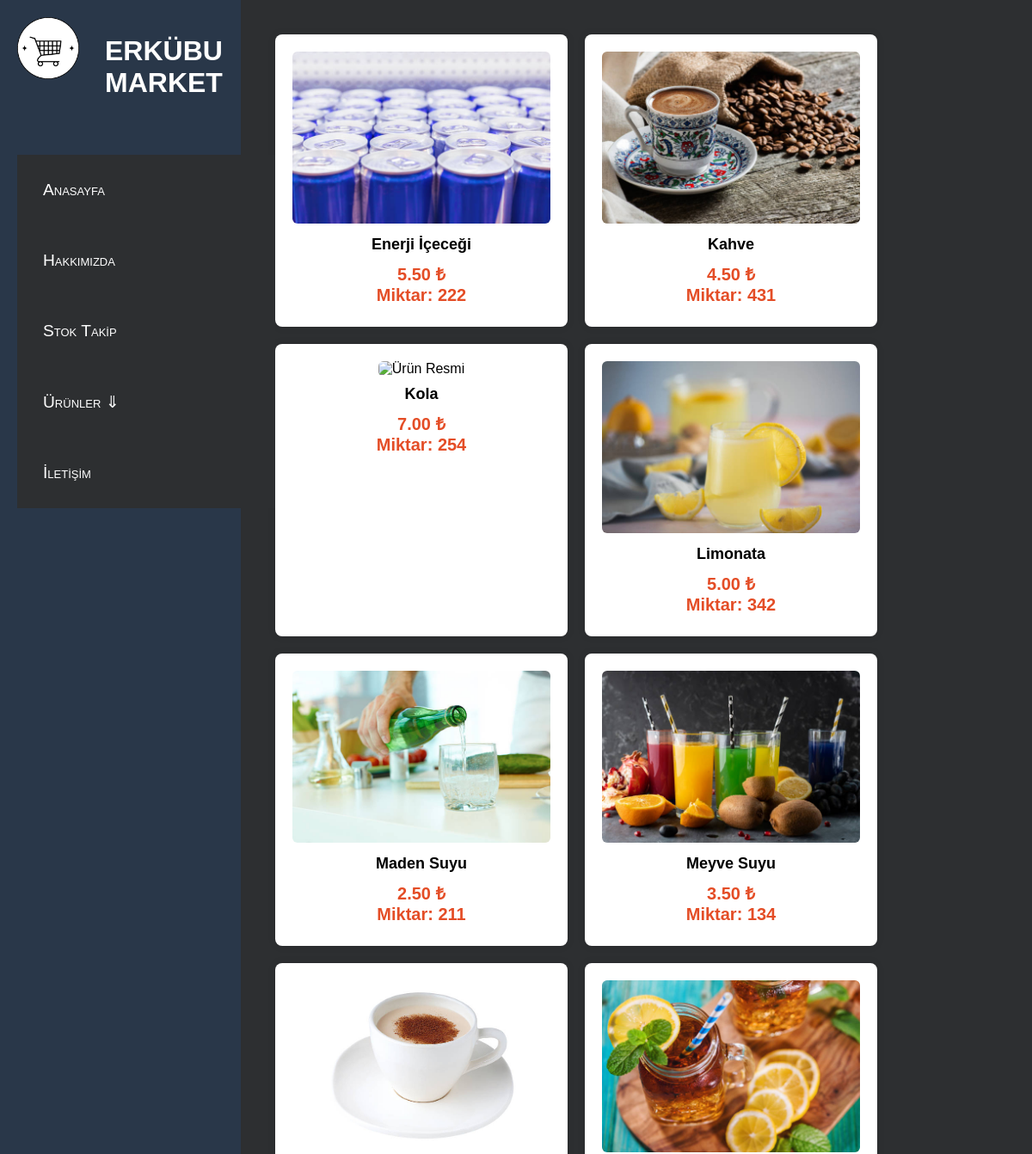
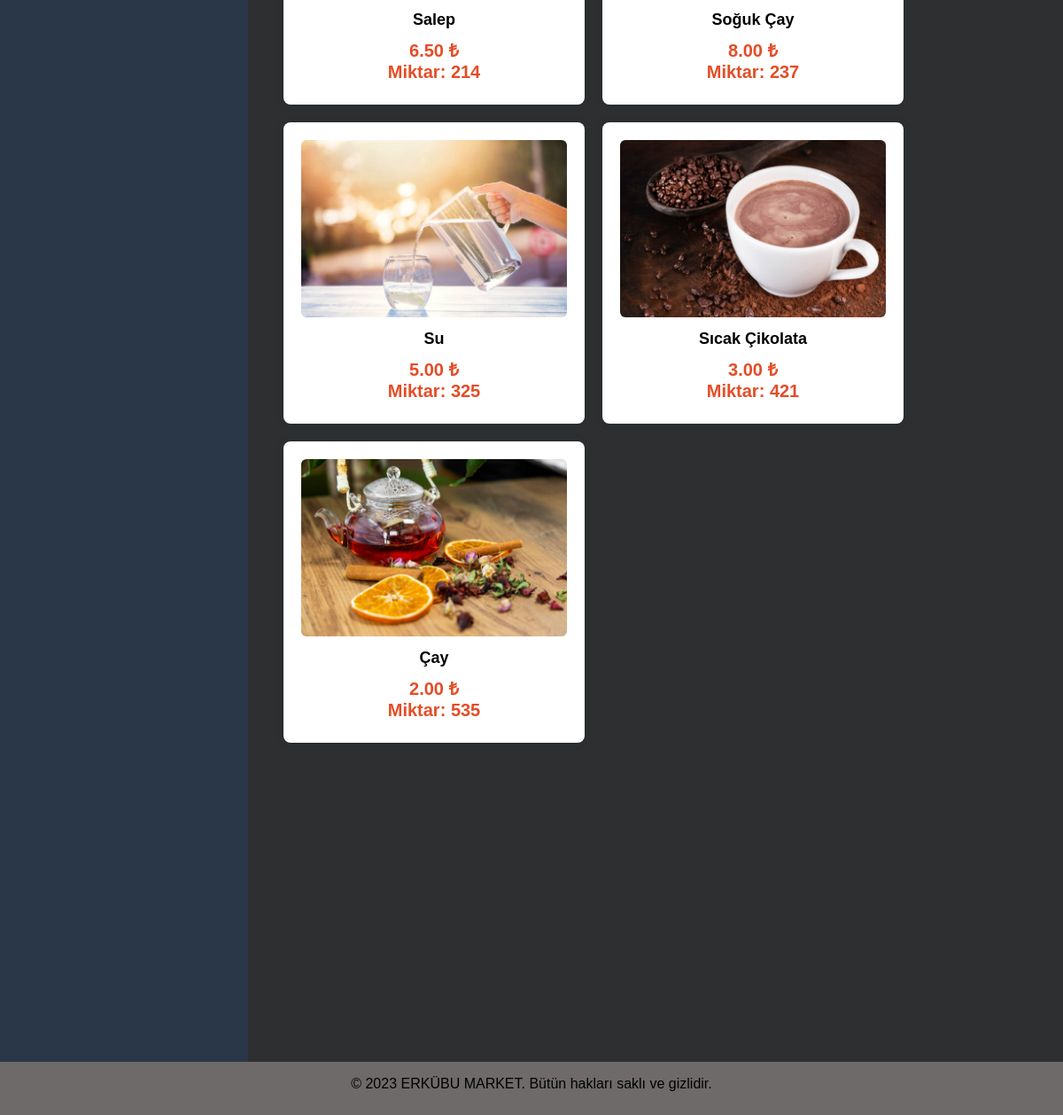
Screenshot of /VERİTABANI_PROJE/icecekler.php with the database file from the repository (2 pictures, top to bottom).
### tables this page shows
CREATE TABLE `icecekler` (
  `icid` int(11) NOT NULL,
  `icurun_adi` varchar(20) NOT NULL,
  `icmiktar` varchar(20) NOT NULL
);

### VERİTABANI_PROJE/icecekler.php (the view, shortened to what this page needs)
<?php
include "conn.php";
$sql1 = "SELECT * FROM icecekler WHERE icurun_adi='enerji içeceği'";
$result1 = $conn->query($sql1);
$sql2 = "SELECT * FROM icecekler WHERE icurun_adi='kahve'";
$result2 = $conn->query($sql2);
$sql3 = "SELECT * FROM icecekler WHERE icurun_adi='kola'";
$result3 = $conn->query($sql3);
$sql4 = "SELECT * FROM icecekler WHERE icurun_adi='limonata'";
$result4 = $conn->query($sql4);
$sql5 = "SELECT * FROM icecekler WHERE icurun_adi='maden suyu'";
$result5 = $conn->query($sql5);
$sql6 = "SELECT * FROM icecekler WHERE icurun_adi='meyve suyu'";
$result6 = $conn->query($sql6);
$sql7 = "SELECT * FROM icecekler WHERE icurun_adi='salep'";
$result7 = $conn->query($sql7);
$sql8 = "SELECT * FROM icecekler WHERE icurun_adi='soğuk çay'";
$result8 = $conn->query($sql8);
$sql9 = "SELECT * FROM icecekler WHERE icurun_adi='su'";
$result9 = $conn->query($sql9);
$sql10 = "SELECT * FROM icecekler WHERE icurun_adi='sıcak çikolata'";
$result10 = $conn->query($sql10);
$sql11 = "SELECT * FROM icecekler WHERE icurun_adi='çay'";
$result11 = $conn->query($sql11);
?>
<!DOCTYPE html>
<html lang="tr">
<head>
    <link rel="stylesheet" href="styles.css">
</head>
<body>
    <div class="container">
        <div class="soltartaf">
            <div class="solust">
                <div class="logo">
                    <img src="fotolar/logo.png" alt="Logo">
                </div>
                <div class="site-isim">
                    <h1>ERKÜBU MARKET</h1>
                </div>
            </div>
            <nav>
                <span><a href="index.php" >Anasayfa</a></span>
                <span><a href="hakkımızda.html" >Hakkımızda</a></span>
                <span><a href="stoktakip.php" >Stok Takip</a></span>
                <label for="touch"><span>Ürünler    ⇓</span></label>
                <span><a href="iletisim.html" >İletişim</a></span>
              </nav>
        </div>
    <div class="sagtaraf" >
            <div class="uicerik">
                <div class="icerik-kutu">
                    <img src="fotolar/içecek çeşitleri/enerji içeceği.jpg" alt="Ürün Resmi" class="kutu-image">
                    <div class="kutu-baslık">Enerji İçeceği</div>
                    <div class="kutu-fiyat">5.50 ₺<br> Miktar:
                    <?php
                    if ($result1->num_rows > 0) {
                        while ($row = $result1->fetch_assoc()) {
                            echo "<tr><td>" . $row["icmiktar"] . "</td></tr>";
                        }
                    } else {
                        echo "<tr><td colspan='2'>Stok bulunamadı.</td></tr>";
                    }
            ?></div>
                </div>
                <div class="icerik-kutu">
                    <img src="fotolar/içecek çeşitleri/kahve.jpg" alt="Ürün Resmi" class="kutu-image">
                    <div class="kutu-baslık">Kahve</div>
                    <div class="kutu-fiyat">4.50 ₺<br> Miktar:
                    <?php
                    if ($result2->num_rows > 0) {
                        while ($row = $result2->fetch_assoc()) {
                            echo "<tr><td>" . $row["icmiktar"] . "</td></tr>";
                        }
                    } else {
                        echo "<tr><td colspan='2'>Stok bulunamadı.</td></tr>";
                    }
            ?></div>
                </div>
                <div class="icerik-kutu">
                    <img src="fotolar/içecek çeşitleri/kola.jpg" alt="Ürün Resmi" class="kutu-image">
                    <div class="kutu-baslık">Kola</div>
                    <div class="kutu-fiyat">7.00 ₺<br> Miktar:
                    <?php
                    if ($result3->num_rows > 0) {
                        while ($row = $result3->fetch_assoc()) {
                            echo "<tr><td>" . $row["icmiktar"] . "</td></tr>";
                        }
                    } else {
                        echo "<tr><td colspan='2'>Stok bulunamadı.</td></tr>";
                    }
            ?></div>
                </div>
                <div class="icerik-kutu">
                    <img src="fotolar/içecek çeşitleri/limonata.jpg" alt="Ürün Resmi" class="kutu-image">
                    <div class="kutu-baslık">Limonata</div>
                    <div class="kutu-fiyat">5.00 ₺<br> Miktar:
                    <?php
                    if ($result4->num_rows > 0) {
                        while ($row = $result4->fetch_assoc()) {
                            echo "<tr><td>" . $row["icmiktar"] . "</td></tr>";
                        }
                    } else {
                        echo "<tr><td colspan='2'>Stok bulunamadı.</td></tr>";
                    }
            ?></div>
                </div>
                <div class="icerik-kutu">
                    <img src="fotolar/içecek çeşitleri/maden suyu.jpg" alt="Ürün Resmi" class="kutu-image">
                    <div class="kutu-baslık">Maden Suyu</div>
                    <div class="kutu-fiyat">2.50 ₺<br> Miktar:
                    <?php
                    if ($result5->num_rows > 0) {
                        while ($row = $result5->fetch_assoc()) {
                            echo "<tr><td>" . $row["icmiktar"] . "</td></tr>";
                        }
                    } else {
                        echo "<tr><td colspan='2'>Stok bulunamadı.</td></tr>";
                    }
            ?></div>
                </div>
                <div class="icerik-kutu">
                    <img src="fotolar/içecek çeşitleri/meyve suyu.jpg" alt="Ürün Resmi" class="kutu-image">
                    <div class="kutu-baslık">Meyve Suyu</div>
                    <div class="kutu-fiyat">3.50 ₺<br> Miktar:
                    <?php
                    if ($result6->num_rows > 0) {
                        while ($row = $result6->fetch_assoc()) {
                            echo "<tr><td>" . $row["icmiktar"] . "</td></tr>";
                        }
                    } else {
                        echo "<tr><td colspan='2'>Stok bulunamadı.</td></tr>";
                    }
            ?></div>
                </div>
                <div class="icerik-kutu">
                    <img src="fotolar/içecek çeşitleri/sahlep.jpg" alt="Ürün Resmi" class="kutu-image">
                    <div class="kutu-baslık">Salep</div>
                    <div class="kutu-fiyat">6.50 ₺<br> Miktar:
                    <?php
                    if ($result7->num_rows > 0) {
                        while ($row = $result7->fetch_assoc()) {
                            echo "<tr><td>" . $row["icmiktar"] . "</td></tr>";
                        }
                    } else {
                        echo "<tr><td colspan='2'>Stok bulunamadı.</td></tr>";
                    }
            ?></div>
                </div>
                <div class="icerik-kutu">
                    <img src="fotolar/içecek çeşitleri/soğuk çay.jpg" alt="Ürün Resmi" class="kutu-image">
                    <div class="kutu-baslık">Soğuk Çay</div>
                    <div class="kutu-fiyat">8.00 ₺<br> Miktar:
                    <?php
                    if ($result8->num_rows > 0) {
                        while ($row = $result8->fetch_assoc()) {
                            echo "<tr><td>" . $row["icmiktar"] . "</td></tr>";
                        }
                    } else {
                        echo "<tr><td colspan='2'>Stok bulunamadı.</td></tr>";
                    }
            ?></div>
                </div>
                <div class="icerik-kutu">
                    <img src="fotolar/içecek çeşitleri/su.jpg" alt="Ürün Resmi" class="kutu-image">
                    <div class="kutu-baslık">Su</div>
                    <div class="kutu-fiyat">5.00 ₺<br> Miktar:
                    <?php
                    if ($result9->num_rows > 0) {
                        while ($row = $result9->fetch_assoc()) {
                            echo "<tr><td>" . $row["icmiktar"] . "</td></tr>";
                        }
                    } else {
                        echo "<tr><td colspan='2'>Stok bulunamadı.</td></tr>";
                    }
            ?></div>
                </div>
                <div class="icerik-kutu">
                    <img src="fotolar/içecek çeşitleri/sıcak çikolata.jpg" alt="Ürün Resmi" class="kutu-image">
                    <div class="kutu-baslık">Sıcak Çikolata</div>
                    <div class="kutu-fiyat">3.00 ₺<br> Miktar:
                    <?php
                    if ($result10->num_rows > 0) {
                        while ($row = $result10->fetch_assoc()) {
                            echo "<tr><td>" . $row["icmiktar"] . "</td></tr>";
                        }
                    } else {
                        echo "<tr><td colspan='2'>Stok bulunamadı.</td></tr>";
                    }
            ?></div>
                </div>
                <div class="icerik-kutu">
                    <img src="fotolar/içecek çeşitleri/çay.jpg" alt="Ürün Resmi" class="kutu-image">
                    <div class="kutu-baslık">Çay</div>
                    <div class="kutu-fiyat">2.00 ₺<br> Miktar:
                    <?php
                    if ($result11->num_rows > 0) {
                        while ($row = $result11->fetch_assoc()) {
                            echo "<tr><td>" . $row["icmiktar"] . "</td></tr>";
                        }
                    } else {
                        echo "<tr><td colspan='2'>Stok bulunamadı.</td></tr>";
                    }
            ?></div>
                </div>
            </div>
        </div>
    </div>
    <footer>
        <div class="footer-icerik">
            <p>© 2023 ERKÜBU MARKET. Bütün hakları saklı ve gizlidir.</p>
        </div>
    </footer>
</body>
</html>

### VERİTABANI_PROJE/styles.css (style rules this page uses)
body { margin: 0; padding: 0; font-family: Arial, sans-serif; }
.container { display: flex; height: 2500px; }
.soltartaf { width: 20%; background-color: #293749; padding: 20px; height: 100%; position: relative; }
.solust { height: 120px; width: 100%; }
.logo { float: left; width: 30%; padding: 0%; margin: 0%; }
.logo img { max-width: 100%; height: auto; }
.site-isim { float: left; width: 70%; padding: 0%; margin: 0%; }
.site-isim h1 { color: #fff; margin-left: 30px; }
nav { width : 300px; background: #d9d9d9; margin : 40px auto; }
nav a { text-decoration: none; color:white ; }
span { padding : 30px; background : #2d2f31; color : white; font-size : 1.2em; font-variant : small-caps; cursor : pointer; display: block; }
span::after { float: right; right: 10%; }
.sagtaraf { flex: 1; padding: 20px; width: 100%; height: 100%; background-color: #2d2f31; }
.uicerik { width: auto; height: auto; padding: 20px; }
.icerik-kutu { width: 300px; height: 300px; background-color: #fff; box-shadow: 0 0 10px rgba(0, 0, 0, 0.1); padding: 20px; border-radius: 8px; text-align: center; float: left; margin-right: 20px; margin-bottom: 20px; }
.kutu-image { max-width: 100%; height: 200px; border-radius: 6px; margin-bottom: 10px; }
.kutu-baslık { font-size: 18px; font-weight: bold; margin-bottom: 10px; font-family: 'Arial', sans-serif; }
.kutu-fiyat { font-size: 20px; color: #e44d26; font-weight: bold; }
footer { margin-top: 30px; background-color: #6e6a6a; color: rgb(0, 0, 0); text-align: center; padding: 10px; height:auto ; }
.footer-icerik { max-width: 1200px; margin: 0 auto; }

### rows the page displays
icecekler: icmiktar "222"
icecekler: icmiktar "431"
icecekler: icmiktar "254"
icecekler: icmiktar "342"
icecekler: icmiktar "211"
icecekler: icmiktar "134"
icecekler: icmiktar "214"
icecekler: icmiktar "237"
icecekler: icmiktar "325"
icecekler: icmiktar "421"
icecekler: icmiktar "535"
